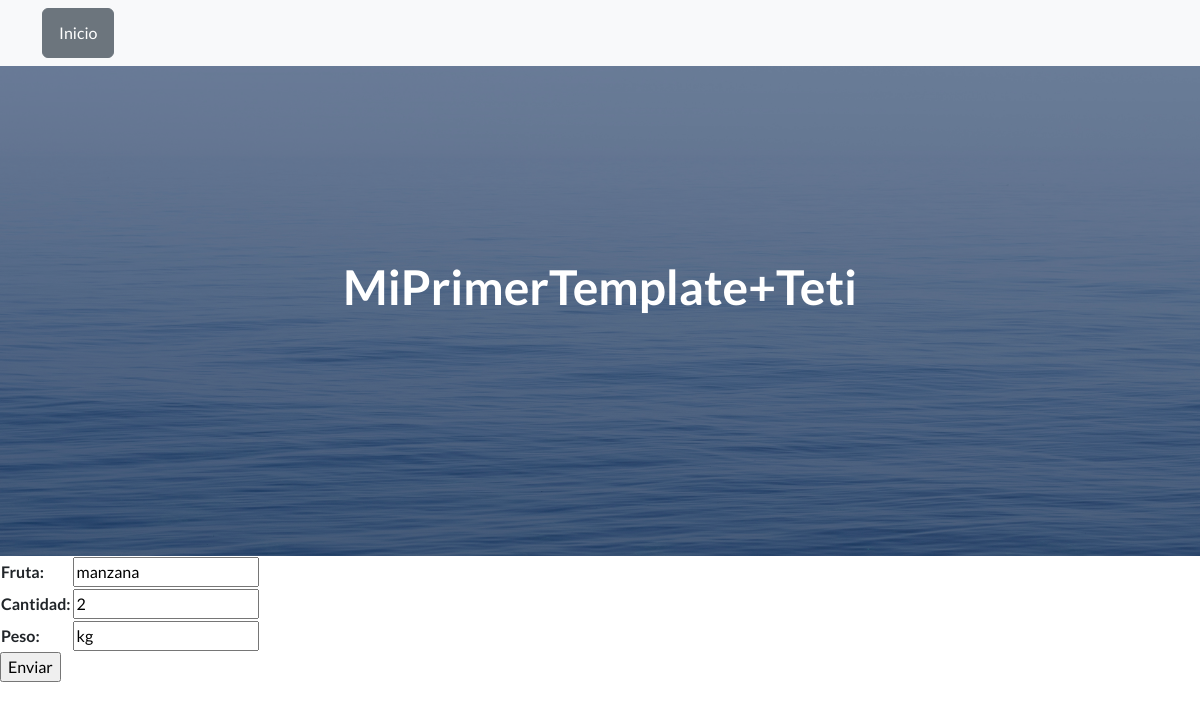
The page /app1/editar_fruta/53/ on the database its author committed.
### app1/models.py (models this page shows, shortened)
class Fruta(models.Model):
    id = models.AutoField(primary_key=True)
    fruta = models.CharField(max_length=100)
    cantidad = models.IntegerField()
    peso = models.CharField(max_length=100, default="0.0")

### app1/views.py (the view)
# urls.py: path('editar_fruta/<fruta_id>/', views.editar_fruta, name='editar_fruta'),
def editar_fruta(request, fruta_id):
    f = Fruta.objects.get(pk=fruta_id)
    if request.method == "POST":
        mi_formulario = Frutaform(request.POST)
        print(mi_formulario)
        if mi_formulario.is_valid():
            informacion = mi_formulario.cleaned_data
            f.fruta = informacion['fruta']
            f.peso = informacion['peso']
            f.cantidad = informacion['cantidad']
            f.save()
            return redirect('app1:leer_fruta')
    else:
        mi_formulario = Frutaform(initial={'fruta': f.fruta, 'peso': f.peso, 'cantidad': f.cantidad})
    return render(request, "editar_fruta.html", {"mi_formulario": mi_formulario})

### app1/forms.py
class Frutaform(forms.ModelForm):
    class Meta:
        model = Fruta
        fields = '__all__'

### Template/editar_fruta.html (shortened to what this page needs)
{% extends 'index.html' %}
{% block content %}
    <form action="" method="POST">{% csrf_token %}
        <table>
            {{ mi_formulario.as_table}}
        </table>
        <input type="submit", value="Enviar">
    </form>
{% endblock %}

### rows shown on the page
Fruta: fruta "manzana", cantidad "2", peso "kg"
